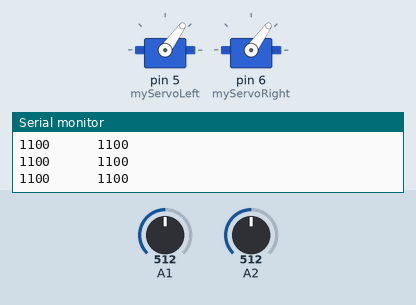
This sketch was run on a simulated Arduino Uno, built with avr-gcc and run on an emulated ATmega328P. On the bench: 2 × servo, the last lines printed to the serial monitor. The test bench sets the inputs (shaded band); at power-on: A1 = 512, A2 = 512.

Above: at 2.2 s.
2.3 s: A1 set to 122
At 3.1 s:
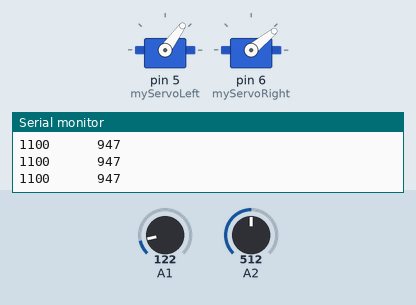
3.8 s: A2 set to 122
At 4.1 s:
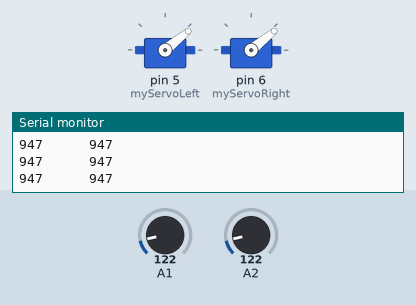
5.3 s: A1 set to 306
At 6.5 s:
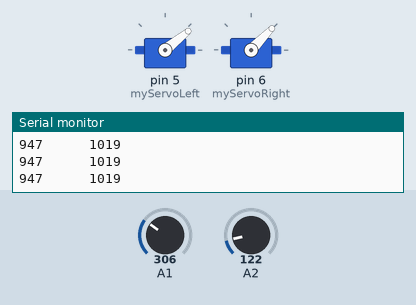
6.8 s: A2 set to 716
At 7.6 s:
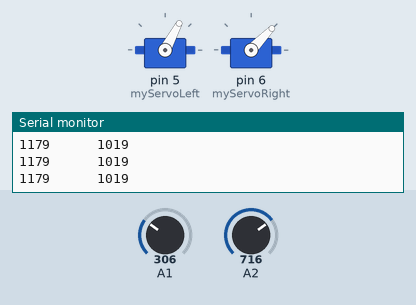
8.3 s: A1 set to 0
At 8.6 s:
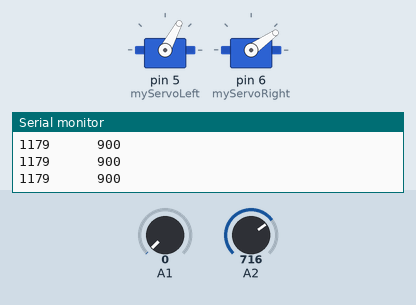
9.8 s: A2 set to 0
At 10.8 s:
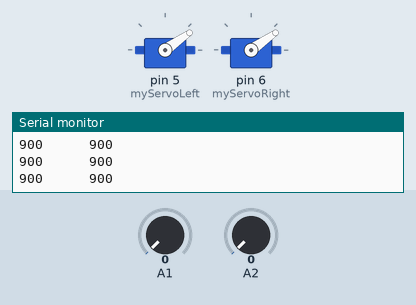
Timing chart, 0 to 12.8 s (numbered marks = the images above; inputs shaded):
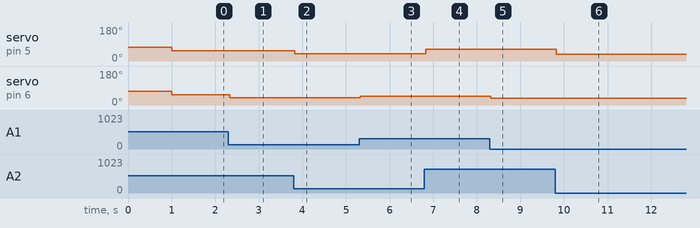

The sketch:

MotorTest.ino
```cpp
#include <Servo.h>

int speedVal = 900;
int potValLeft = 0, potValRight = 0;
int potPinLeft = 2, potPinRight = 1;

Servo myServoLeft;
Servo myServoRight;

void setup() {
  //Set up which pins to connect servos and pots
  myServoLeft.attach(5);
  myServoRight.attach(6);

  Serial.begin(9600);
  Serial.print("STARTING!\n");

  //Use this startup so the ECE's work (need to give them a value of 900 at start)
  myServoLeft.writeMicroseconds(1300);
  myServoRight.writeMicroseconds(1300);
  delay(1000);
  myServoLeft.writeMicroseconds(900);
  myServoRight.writeMicroseconds(900);
}

int getPotVal (int potPin)
{
  return analogRead(potPin);
}

void setMotorSpeed(){
  const double MAXSPEED = 1300, MINSPEED = 900;
  potValLeft = getPotVal (potPinLeft);
  potValRight = getPotVal (potPinRight);

  //Set the appropriate speeds with equal intervals based on pot vals
  int leftSpeed = MINSPEED + (potValLeft*(MAXSPEED-MINSPEED)/1023);
  Serial.print(leftSpeed);
  Serial.print ("      ");
  int rightSpeed = MINSPEED + (potValRight*(MAXSPEED-MINSPEED)/1023);
  Serial.println(rightSpeed);

  myServoLeft.writeMicroseconds(leftSpeed);
  myServoRight.writeMicroseconds(rightSpeed);


}
void loop() {

  // put your main code here, to run repeatedly:
    setMotorSpeed ();
}
```

Measured:
- after the input at 2.3 s, servo on pin 6 (myServoRight): 54° → 39° at once
- after the input at 3.8 s, servo on pin 5 (myServoLeft): 54° → 39° at once
- after the input at 5.3 s, servo on pin 6 (myServoRight): 39° → 46° at once
- after the input at 6.8 s, servo on pin 5 (myServoLeft): 39° → 62° at once
- after the input at 8.3 s, servo on pin 6 (myServoRight): 46° → 35° at once
- after the input at 9.8 s, servo on pin 5 (myServoLeft): 62° → 35° at once
